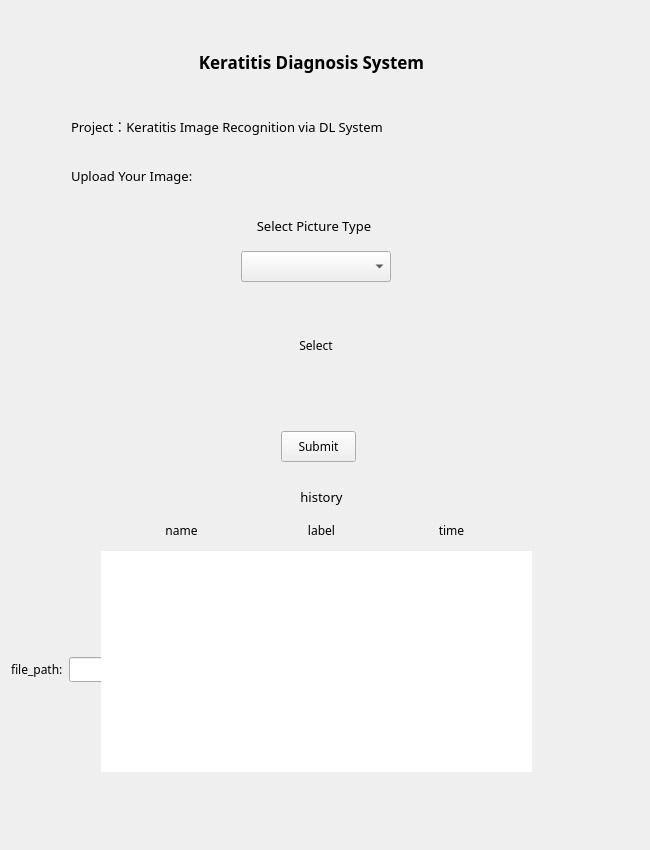
<?xml version="1.0" encoding="UTF-8"?>
<ui version="4.0">
 <class>Form</class>
 <widget class="QWidget" name="Form">
  <property name="geometry">
   <rect>
    <x>0</x>
    <y>0</y>
    <width>650</width>
    <height>850</height>
   </rect>
  </property>
  <property name="maximumSize">
   <size>
    <width>650</width>
    <height>850</height>
   </size>
  </property>
  <property name="windowTitle">
   <string>Keratitis Diagnosis System</string>
  </property>
  <layout class="QVBoxLayout" name="verticalLayout_3">
   <item>
    <widget class="QStackedWidget" name="stackedWidget">
     <property name="maximumSize">
      <size>
       <width>608</width>
       <height>850</height>
      </size>
     </property>
     <property name="font">
      <font>
       <family>微软雅黑</family>
      </font>
     </property>
     <property name="currentIndex">
      <number>0</number>
     </property>
     <widget class="QWidget" name="page">
      <widget class="QLabel" name="label_5">
       <property name="geometry">
        <rect>
         <x>110</x>
         <y>30</y>
         <width>381</width>
         <height>41</height>
        </rect>
       </property>
       <property name="font">
        <font>
         <pointsize>13</pointsize>
         <weight>75</weight>
         <bold>true</bold>
        </font>
       </property>
       <property name="frameShadow">
        <enum>QFrame::Sunken</enum>
       </property>
       <property name="text">
        <string>Keratitis Diagnosis System</string>
       </property>
       <property name="textFormat">
        <enum>Qt::AutoText</enum>
       </property>
       <property name="alignment">
        <set>Qt::AlignCenter</set>
       </property>
      </widget>
      <widget class="QWidget" name="widget_7" native="true">
       <property name="geometry">
        <rect>
         <x>60</x>
         <y>80</y>
         <width>561</width>
         <height>121</height>
        </rect>
       </property>
       <layout class="QVBoxLayout" name="verticalLayout_2">
        <item>
         <widget class="QLabel" name="label">
          <property name="sizePolicy">
           <sizepolicy hsizetype="Preferred" vsizetype="Fixed">
            <horstretch>0</horstretch>
            <verstretch>0</verstretch>
           </sizepolicy>
          </property>
          <property name="font">
           <font>
            <pointsize>10</pointsize>
           </font>
          </property>
          <property name="text">
           <string>Project：Keratitis Image Recognition via DL System</string>
          </property>
         </widget>
        </item>
        <item>
         <widget class="QLabel" name="label_3">
          <property name="sizePolicy">
           <sizepolicy hsizetype="Preferred" vsizetype="Fixed">
            <horstretch>0</horstretch>
            <verstretch>0</verstretch>
           </sizepolicy>
          </property>
          <property name="font">
           <font>
            <pointsize>10</pointsize>
           </font>
          </property>
          <property name="text">
           <string>Upload Your Image:</string>
          </property>
         </widget>
        </item>
       </layout>
      </widget>
      <widget class="QLabel" name="lb_show">
       <property name="geometry">
        <rect>
         <x>150</x>
         <y>190</y>
         <width>301</width>
         <height>211</height>
        </rect>
       </property>
       <property name="sizePolicy">
        <sizepolicy hsizetype="Preferred" vsizetype="Preferred">
         <horstretch>0</horstretch>
         <verstretch>0</verstretch>
        </sizepolicy>
       </property>
       <property name="text">
        <string/>
       </property>
       <property name="scaledContents">
        <bool>true</bool>
       </property>
       <property name="wordWrap">
        <bool>false</bool>
       </property>
      </widget>
      <widget class="QWidget" name="file_widget" native="true">
       <property name="geometry">
        <rect>
         <x>0</x>
         <y>640</y>
         <width>215</width>
         <height>37</height>
        </rect>
       </property>
       <property name="sizePolicy">
        <sizepolicy hsizetype="Preferred" vsizetype="Fixed">
         <horstretch>0</horstretch>
         <verstretch>0</verstretch>
        </sizepolicy>
       </property>
       <layout class="QHBoxLayout" name="horizontalLayout_3">
        <item>
         <widget class="QLabel" name="label_2">
          <property name="text">
           <string>file_path:</string>
          </property>
         </widget>
        </item>
        <item>
         <widget class="QLineEdit" name="lineEdit"/>
        </item>
       </layout>
      </widget>
      <widget class="QPushButton" name="pb_open">
       <property name="geometry">
        <rect>
         <x>270</x>
         <y>420</y>
         <width>75</width>
         <height>31</height>
        </rect>
       </property>
       <property name="text">
        <string>Submit</string>
       </property>
      </widget>
      <widget class="QComboBox" name="type_combox">
       <property name="geometry">
        <rect>
         <x>230</x>
         <y>240</y>
         <width>150</width>
         <height>31</height>
        </rect>
       </property>
       <property name="maximumSize">
        <size>
         <width>150</width>
         <height>16777215</height>
        </size>
       </property>
      </widget>
      <widget class="QToolButton" name="pb_browser">
       <property name="geometry">
        <rect>
         <x>80</x>
         <y>280</y>
         <width>450</width>
         <height>108</height>
        </rect>
       </property>
       <property name="sizePolicy">
        <sizepolicy hsizetype="Preferred" vsizetype="Preferred">
         <horstretch>0</horstretch>
         <verstretch>0</verstretch>
        </sizepolicy>
       </property>
       <property name="maximumSize">
        <size>
         <width>460</width>
         <height>200</height>
        </size>
       </property>
       <property name="whatsThis">
        <string>&lt;html&gt;&lt;head/&gt;&lt;body&gt;&lt;p&gt;浏览文件&lt;/p&gt;&lt;/body&gt;&lt;/html&gt;</string>
       </property>
       <property name="text">
        <string>Select</string>
       </property>
       <property name="icon">
        <iconset>
         <normaloff>select_btn.png</normaloff>select_btn.png</iconset>
       </property>
       <property name="iconSize">
        <size>
         <width>500</width>
         <height>400</height>
        </size>
       </property>
       <property name="autoRepeatDelay">
        <number>500</number>
       </property>
       <property name="autoRepeatInterval">
        <number>150</number>
       </property>
       <property name="autoRaise">
        <bool>true</bool>
       </property>
      </widget>
      <widget class="QLabel" name="label_16">
       <property name="geometry">
        <rect>
         <x>270</x>
         <y>470</y>
         <width>81</width>
         <height>31</height>
        </rect>
       </property>
       <property name="font">
        <font>
         <pointsize>10</pointsize>
        </font>
       </property>
       <property name="text">
        <string>history</string>
       </property>
       <property name="alignment">
        <set>Qt::AlignCenter</set>
       </property>
      </widget>
      <widget class="QListWidget" name="name_list">
       <property name="geometry">
        <rect>
         <x>90</x>
         <y>540</y>
         <width>151</width>
         <height>221</height>
        </rect>
       </property>
       <property name="frameShape">
        <enum>QFrame::NoFrame</enum>
       </property>
      </widget>
      <widget class="QListWidget" name="label_list">
       <property name="geometry">
        <rect>
         <x>240</x>
         <y>540</y>
         <width>131</width>
         <height>221</height>
        </rect>
       </property>
       <property name="frameShape">
        <enum>QFrame::NoFrame</enum>
       </property>
      </widget>
      <widget class="QLabel" name="label_17">
       <property name="geometry">
        <rect>
         <x>130</x>
         <y>510</y>
         <width>81</width>
         <height>18</height>
        </rect>
       </property>
       <property name="text">
        <string>name</string>
       </property>
       <property name="alignment">
        <set>Qt::AlignCenter</set>
       </property>
      </widget>
      <widget class="QLabel" name="label_18">
       <property name="geometry">
        <rect>
         <x>270</x>
         <y>510</y>
         <width>81</width>
         <height>18</height>
        </rect>
       </property>
       <property name="text">
        <string>label</string>
       </property>
       <property name="alignment">
        <set>Qt::AlignCenter</set>
       </property>
      </widget>
      <widget class="QListWidget" name="time_list">
       <property name="geometry">
        <rect>
         <x>370</x>
         <y>540</y>
         <width>151</width>
         <height>221</height>
        </rect>
       </property>
       <property name="frameShape">
        <enum>QFrame::NoFrame</enum>
       </property>
      </widget>
      <widget class="QLabel" name="label_19">
       <property name="geometry">
        <rect>
         <x>400</x>
         <y>510</y>
         <width>81</width>
         <height>18</height>
        </rect>
       </property>
       <property name="text">
        <string>time</string>
       </property>
       <property name="alignment">
        <set>Qt::AlignCenter</set>
       </property>
      </widget>
      <widget class="QLabel" name="select_type_label">
       <property name="geometry">
        <rect>
         <x>160</x>
         <y>200</y>
         <width>286</width>
         <height>29</height>
        </rect>
       </property>
       <property name="font">
        <font>
         <pointsize>10</pointsize>
        </font>
       </property>
       <property name="text">
        <string>Select Picture Type</string>
       </property>
       <property name="alignment">
        <set>Qt::AlignCenter</set>
       </property>
      </widget>
     </widget>
     <widget class="QWidget" name="page_2">
      <widget class="QWidget" name="widget" native="true">
       <property name="geometry">
        <rect>
         <x>80</x>
         <y>420</y>
         <width>271</width>
         <height>81</height>
        </rect>
       </property>
       <layout class="QGridLayout" name="gridLayout_2">
        <item row="0" column="0">
         <widget class="QLabel" name="label_9">
          <property name="font">
           <font>
            <pointsize>10</pointsize>
           </font>
          </property>
          <property name="text">
           <string>Your Label is:</string>
          </property>
         </widget>
        </item>
        <item row="1" column="1">
         <widget class="QLabel" name="type_label">
          <property name="font">
           <font>
            <pointsize>13</pointsize>
            <weight>75</weight>
            <bold>true</bold>
           </font>
          </property>
          <property name="text">
           <string>han</string>
          </property>
          <property name="alignment">
           <set>Qt::AlignCenter</set>
          </property>
         </widget>
        </item>
       </layout>
      </widget>
      <widget class="QWidget" name="widget_2" native="true">
       <property name="geometry">
        <rect>
         <x>80</x>
         <y>510</y>
         <width>451</width>
         <height>131</height>
        </rect>
       </property>
       <layout class="QVBoxLayout" name="verticalLayout">
        <item>
         <widget class="QLabel" name="label_10">
          <property name="font">
           <font>
            <pointsize>10</pointsize>
           </font>
          </property>
          <property name="text">
           <string>Score for 4 types of Keratits：</string>
          </property>
         </widget>
        </item>
        <item>
         <widget class="QWidget" name="widget_3" native="true">
          <layout class="QGridLayout" name="gridLayout_3">
           <item row="0" column="0">
            <widget class="QLabel" name="label_11">
             <property name="text">
              <string>amb</string>
             </property>
             <property name="alignment">
              <set>Qt::AlignCenter</set>
             </property>
            </widget>
           </item>
           <item row="0" column="1">
            <widget class="QLabel" name="label_12">
             <property name="text">
              <string>micro</string>
             </property>
             <property name="alignment">
              <set>Qt::AlignCenter</set>
             </property>
            </widget>
           </item>
           <item row="0" column="2">
            <widget class="QLabel" name="label_13">
             <property name="text">
              <string>fubgus</string>
             </property>
             <property name="alignment">
              <set>Qt::AlignCenter</set>
             </property>
            </widget>
           </item>
           <item row="0" column="3">
            <widget class="QLabel" name="label_14">
             <property name="text">
              <string>virus</string>
             </property>
             <property name="alignment">
              <set>Qt::AlignCenter</set>
             </property>
            </widget>
           </item>
           <item row="1" column="0">
            <widget class="QLabel" name="amb_rate">
             <property name="font">
              <font>
               <weight>75</weight>
               <bold>true</bold>
              </font>
             </property>
             <property name="text">
              <string/>
             </property>
             <property name="alignment">
              <set>Qt::AlignCenter</set>
             </property>
            </widget>
           </item>
           <item row="1" column="1">
            <widget class="QLabel" name="micro_rate">
             <property name="font">
              <font>
               <weight>75</weight>
               <bold>true</bold>
              </font>
             </property>
             <property name="text">
              <string/>
             </property>
             <property name="alignment">
              <set>Qt::AlignCenter</set>
             </property>
            </widget>
           </item>
           <item row="1" column="2">
            <widget class="QLabel" name="fungus_rate">
             <property name="font">
              <font>
               <weight>75</weight>
               <bold>true</bold>
              </font>
             </property>
             <property name="text">
              <string/>
             </property>
             <property name="alignment">
              <set>Qt::AlignCenter</set>
             </property>
            </widget>
           </item>
           <item row="1" column="3">
            <widget class="QLabel" name="virus_rate">
             <property name="font">
              <font>
               <weight>75</weight>
               <bold>true</bold>
              </font>
             </property>
             <property name="text">
              <string/>
             </property>
             <property name="alignment">
              <set>Qt::AlignCenter</set>
             </property>
            </widget>
           </item>
          </layout>
         </widget>
        </item>
       </layout>
      </widget>
      <widget class="QLabel" name="label_4">
       <property name="geometry">
        <rect>
         <x>80</x>
         <y>150</y>
         <width>403</width>
         <height>31</height>
        </rect>
       </property>
       <property name="sizePolicy">
        <sizepolicy hsizetype="Preferred" vsizetype="Fixed">
         <horstretch>0</horstretch>
         <verstretch>0</verstretch>
        </sizepolicy>
       </property>
       <property name="font">
        <font>
         <pointsize>10</pointsize>
        </font>
       </property>
       <property name="text">
        <string>For image:</string>
       </property>
      </widget>
      <widget class="QLabel" name="lb_show_2">
       <property name="geometry">
        <rect>
         <x>150</x>
         <y>190</y>
         <width>301</width>
         <height>211</height>
        </rect>
       </property>
       <property name="sizePolicy">
        <sizepolicy hsizetype="Preferred" vsizetype="Preferred">
         <horstretch>0</horstretch>
         <verstretch>0</verstretch>
        </sizepolicy>
       </property>
       <property name="text">
        <string/>
       </property>
       <property name="scaledContents">
        <bool>true</bool>
       </property>
       <property name="wordWrap">
        <bool>false</bool>
       </property>
      </widget>
      <widget class="QLabel" name="label_6">
       <property name="geometry">
        <rect>
         <x>120</x>
         <y>30</y>
         <width>371</width>
         <height>41</height>
        </rect>
       </property>
       <property name="font">
        <font>
         <pointsize>13</pointsize>
         <weight>75</weight>
         <bold>true</bold>
        </font>
       </property>
       <property name="text">
        <string>Keratitis Diagnosis System</string>
       </property>
       <property name="alignment">
        <set>Qt::AlignCenter</set>
       </property>
      </widget>
      <widget class="QLabel" name="label_7">
       <property name="geometry">
        <rect>
         <x>80</x>
         <y>100</y>
         <width>471</width>
         <height>31</height>
        </rect>
       </property>
       <property name="font">
        <font>
         <pointsize>10</pointsize>
        </font>
       </property>
       <property name="text">
        <string>Congrats! Your image is successfully identitfied!</string>
       </property>
      </widget>
      <widget class="QWidget" name="widget_8" native="true">
       <property name="geometry">
        <rect>
         <x>80</x>
         <y>650</y>
         <width>261</width>
         <height>81</height>
        </rect>
       </property>
       <layout class="QGridLayout" name="gridLayout_4">
        <item row="0" column="0">
         <widget class="QLabel" name="label_8">
          <property name="font">
           <font>
            <pointsize>10</pointsize>
           </font>
          </property>
          <property name="text">
           <string>Time Consuming:</string>
          </property>
         </widget>
        </item>
        <item row="1" column="1">
         <widget class="QLabel" name="time_label">
          <property name="text">
           <string>s</string>
          </property>
          <property name="alignment">
           <set>Qt::AlignCenter</set>
          </property>
         </widget>
        </item>
       </layout>
      </widget>
      <widget class="QPushButton" name="return_btn">
       <property name="geometry">
        <rect>
         <x>410</x>
         <y>750</y>
         <width>112</width>
         <height>34</height>
        </rect>
       </property>
       <property name="text">
        <string>Return</string>
       </property>
      </widget>
     </widget>
    </widget>
   </item>
  </layout>
 </widget>
 <resources>
  <include location="res.qrc"/>
 </resources>
 <connections/>
</ui>
